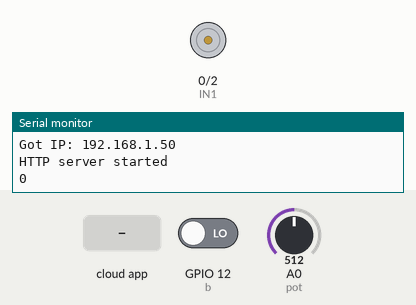
Recording of a sketch running on a simulated ESP8266 (NodeMCU). On the bench: motor-driver pin pairs drawn as motors (green arrow = first pin HIGH = forward, orange = second pin HIGH = backward, longer = more drive, scaled by the enable pin), the last lines printed to the serial monitor. Inputs (shaded band) come from the test bench; at power-on: GPIO 12 (b) LOW, A0 (pot) = 512. WiFi joins after 1.5 s; servers stay silent unless stated.

Above: at 2.7 s.
2.8 s: GPIO 12 (b) driven HIGH
At 4.8 s:
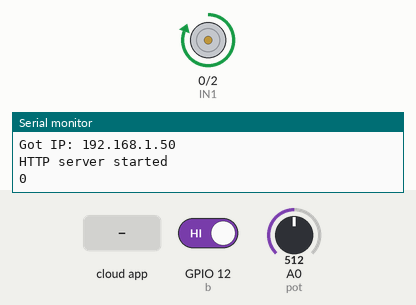
6.0 s: the phone or cloud app sets 1 to 1
At 9.8 s:
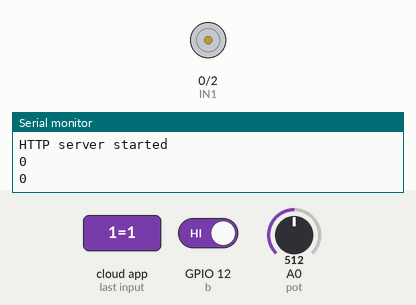
13.6 s: A0 (pot) set to 122
At 17.3 s:
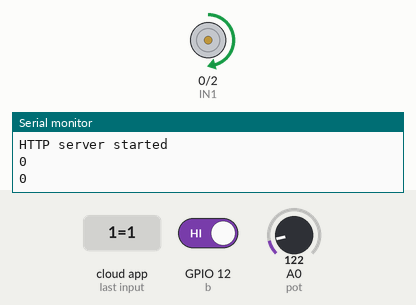
21.2 s: A0 (pot) set to 306
Timing chart, 0 to 39.0 s (numbered marks = the images above; inputs shaded):
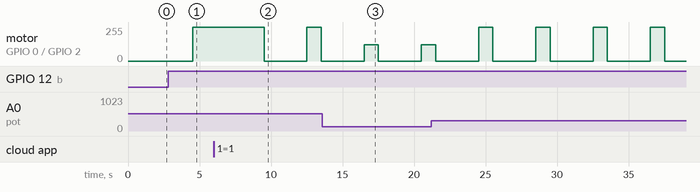

Measured:
- after the input at 2.8 s, motor on GPIO 0 (IN1) / GPIO 2 (IN2): stopped → forward 255/255 after 1.7 s
- after the input at 6.0 s, motor on GPIO 0 (IN1) / GPIO 2 (IN2): forward 255/255 → stopped after 3.5 s, → forward 255/255 3.0 s later, → stopped 1.0 s later

The sketch:

proyecto_final_IOT_funcional_webserver_1.1.ino
```cpp
#include <CayenneMQTTESP8266.h>
#include <ESP8266WebServer.h>
#include <ESP8266WiFi.h>
#include<SoftwareSerial.h>
SoftwareSerial SUART(4, 5); //SRX=Dpin-D2; STX-DPin-D1
ESP8266WebServer server1(80);

const char* apiKey = "";

const char* resource = "/update?api_key=";

const char* server = "api.thingspeak.com";

//Variable where serial from Arduino will be save on the NodeMCU
short int temperatura = 0;

//Limits for serial strings
const char startOfNumberDelimiter = '<';
const char endOfNumberDelimiter   = '>';

const short int ENA = 14;
const short int IN1 = 0;
const short int IN2 = 2;

short int flag1 = 0;
unsigned short int slider = 0;

const unsigned short int pot = A0;
const unsigned short int b = 12;
float datos;
int modo = 0;

//Cayenne login data for sending information
char username[] = "";
char mqtt_password[] = "";
char client_id[] = "b29c46c0-fa73-11e9-b49d-5f4b6757b1bf";


// Wifi credentials
const char* ssid     = "rasp";
const char* password = "s3rv1c10$";

// Temporary variables
static char temperatureTemp[7];

void setup() {

  //Initializing Cayenne for sending data...
  Cayenne.begin(username, mqtt_password, client_id, ssid, password);

  //Initializing serial ports with the MCU and Arduino
  Serial.begin(115200);
  SUART.begin(115200);

  //Pin modes for motor
  pinMode(IN1,OUTPUT);
  pinMode(IN2,OUTPUT);
  pinMode(ENA,OUTPUT);

  //Turn off motors first
  digitalWrite(IN1, LOW);
  digitalWrite(IN2, LOW);

  //Initializing the motors
  digitalWrite(IN1, LOW);
  digitalWrite(IN2, HIGH);

  //Settings pin for input
  pinMode(pot, INPUT);
  pinMode(b, INPUT);

  //Initialize connection with the internet
  initWifi();
  initWEBSERVER();

}

void loop() {

if (SUART.available())
 {
   processInput();
 }

  if (digitalRead(b)){
          modo = modo + 1;
        }

        if((modo%2) != 0){
          digitalWrite(IN1, HIGH);
          digitalWrite(IN2, LOW);
          datos = analogRead(pot);
          analogWrite(ENA, datos);
          delay(1000);
        }

        else if ((modo%2) ==0){

            if (flag1 == 1){

              remoteMode1();
            }
            else{
              remoteMode2();
            }

           makeHTTPRequest();
           server1.handleClient();
           Cayenne.loop();

           delay(2000);
        }
}

CAYENNE_OUT(0)
{
  Cayenne.virtualWrite(V0, temperatura);
}

CAYENNE_IN(1)
{
   flag1 = getValue.asInt();
}


CAYENNE_IN(2)
{
  slider = getValue.asInt();
}

void remoteMode2()
{
    Serial.println(temperatura);

      if (20 <= temperatura and temperatura  <= 22)
      {
              analogWrite(ENA,320);
               delay(1000);
      }
      else if (23 <= temperatura and temperatura  <= 24)
      {
              analogWrite(ENA,370);
               delay(1000);
      }
      else if (23 <= temperatura and temperatura  <= 24)
      {
             analogWrite(ENA,400);
              delay(1000);
      }
      else if (temperatura > 25)
      {
            analogWrite(ENA,500);
            delay(1000);
      }
}

void remoteMode1()
{
     analogWrite(ENA,slider);
}

void processNumber (const short int n)
 {
    temperatura = n;
 }

void processInput ()
 {
 static long receivedNumber = 0;
 static boolean negative = false;

 byte c = SUART.read();

 switch (c)
   {
   case endOfNumberDelimiter:
     if (negative)
       processNumber (- receivedNumber);
     else
       processNumber (receivedNumber);


   // fall through to start a new number
   case startOfNumberDelimiter:
     receivedNumber = 0;
     negative = false;
     break;

   case '0' ... '9':
     receivedNumber *= 10;
     receivedNumber += c - '0';
     break;

   case '-':
     negative = true;
     break;

   }
 }

void makeHTTPRequest() {

  // Check if any reads failed and exit early (to try again).
  if (isnan(temperatura)) {
    Serial.println("Failed to read from DHT sensor!");
    strcpy(temperatureTemp,"Failed");
    return;
  }
  else {
                if(temperatura >= 15 and temperatura <= 35)
              {
                  dtostrf(temperatura, 6, 2, temperatureTemp);
                  Serial.print("Connecting to ");
                  Serial.print(server);

              WiFiClient client;
              int retries = 5;
              while(!!!client.connect(server, 80) && (retries-- > 0)) {
                Serial.print(".");
              }
              Serial.println();
              if(!!!client.connected()) {
                 Serial.println("Failed to connect, going back to sleep");
              }

              Serial.println("Request resource: ");
              Serial.println(resource);
              client.print(String("GET ") + resource + apiKey + "&field1=" + temperatureTemp + " HTTP/1.1\r\n" + "Host: " + server + "\r\n" + "Connection: close\r\n\r\n");

              int timeout = 5 * 10; // 5 seconds
              while(!!!client.available() && (timeout-- > 0)){
                delay(100);
              }
              if(!!!client.available()) {
                 Serial.println("No response, going back to sleep");
              }
              while(client.available()){
                Serial.write(client.read());
              }

              client.stop();
              }

     }

}

void initWifi() {
  Serial.print("Connecting to: ");
  Serial.print(ssid);
  WiFi.begin(ssid, password);

  int timeout = 10 * 4; // 10 seconds
  while(WiFi.status() != WL_CONNECTED  && (timeout-- > 0)) {
    delay(250);
    Serial.print(".");
  }
  Serial.println("");

  if(WiFi.status() != WL_CONNECTED) {
     Serial.println("Failed to connect, going back to sleep");
  }

  Serial.print("WiFi connected in: ");
  Serial.print(millis());
  Serial.print(", IP address: ");
  Serial.println(WiFi.localIP());
}

void handle_OnConnect() {
  Serial.println("Bienvenido a la obtencion local de temperatura");
  server1.send(200, "text/html", SendHTML(temperatura));
}

void handle_NotFound(){
  server1.send(404, "text/plain", "Not found");
}

void initWEBSERVER()
{
  WiFi.begin(ssid, password);

  //check wi-fi is connected to wi-fi network
  while (WiFi.status() != WL_CONNECTED) {
  delay(1000);
  Serial.print(".");
  }
  Serial.println("");
  Serial.println("WiFi connected..!");
  Serial.print("Got IP: ");  Serial.println(WiFi.localIP());

  server1.on("/", handle_OnConnect);
  server1.onNotFound(handle_NotFound);

  server1.begin();
  Serial.println("HTTP server started");
}

String SendHTML(unsigned short int prueba){
  String ptr = "<!DOCTYPE html> <html>\n";
  ptr +="<head><meta name=\"viewport\" content=\"width=device-width, initial-scale=1.0, user-scalable=no\">\n";
  ptr +="<title>LED Control</title>\n";
  ptr +="<style>html { font-family: Helvetica; display: inline-block; margin: 0px auto; text-align: center;}\n";
  ptr +="body{margin-top: 50px;} h1 {color: #444444;margin: 50px auto 30px;} h3 {color: #444444;margin-bottom: 50px;}\n";
  ptr +=".button {display: block;width: 80px;background-color: #1abc9c;border: none;color: white;padding: 13px 30px;text-decoration: none;font-size: 25px;margin: 0px auto 35px;cursor: pointer;border-radius: 4px;}\n";
  ptr +=".button-on {background-color: #1abc9c;}\n";
  ptr +=".button-on:active {background-color: #16a085;}\n";
  ptr +=".button-off {background-color: #34495e;}\n";
  ptr +=".button-off:active {background-color: #2c3e50;}\n";
  ptr +="p {font-size: 14px;color: #888;margin-bottom: 10px;}\n";
  ptr +="</style>\n";
  ptr +="</head>\n";
  ptr +="<body>\n";
  ptr +="<h1>Web Server para ESP8266</h1>\n";
  ptr +="<h3>Semana i</h3>\n";

  if(prueba == 20)
  {
     ptr +="<h3>La temperatura es de 20 C grados</h3>\n";
  }
  else if(prueba == 21)
  {
    ptr +="<h3>La temperatura es de 21 C grados</h3>\n";
  }
  else if(prueba == 22)
  {
    ptr +="<h3>La temperatura es de 22 C grados</h3>\n";
  }
  else if(prueba == 23)
  {
    ptr +="<h3>La temperatura es de 23 C grados</h3>\n";
  }
  else if(prueba == 24)
  {
    ptr +="<h3>La temperatura es de 24 C grados</h3>\n";
  }
  else if(prueba == 25)
  {
    ptr +="<p>La temperatura es de 25 C grados</p>\n";
  }
  else if(prueba == 26)
  {
    ptr +="<h3>La temperatura es de 26 C grados</h3>\n";
  }
  else if(prueba == 27)
  {
    ptr +="<h3>La temperatura es de 27 C grados</h3>\n";
  }
  else if(prueba == 28)
  {
    ptr +="<h3>La temperatura es de 28 C grados</h3>\n";
  }

  else if(prueba == 29)
  {
    ptr +="<h3>La temperatura es de 29 C grados</h3>\n";
  }
   else if(prueba == 30)
  {
    ptr +="<h3>La temperatura es de 30 C grados</h3>\n";
  }
  else
  {
    ptr +="<h3>No hay temperatura que mostrar</h3>\n";
  }
  ptr +="</body>\n";
  ptr +="</html>\n";
  return ptr;
}
```
